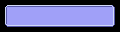

This is a level from a 2D game, rendered from its Tiled map with the project's own tilesets. A one-line summary and the complete map file follow:
An orthogonal 15x4 tile map with 8x8 px tiles, 1 tile layer (BG1).

<map version="1.10" tiledversion="1.10.2" orientation="orthogonal" renderorder="right-down" width="15" height="4" tilewidth="8" tileheight="8" infinite="0" nextlayerid="2" nextobjectid="1">
 <tileset firstgid="1" name="MenuTiles_FE6J" tilewidth="8" tileheight="8" tilecount="11" columns="11">
  <properties>
   <property name="Offset" value="0x2AA0" />
  </properties>
  <image source="../../../../tools/MenuTiles_FE6J.png" width="88" height="8" />
 </tileset>
 <layer id="1" name="BG1" width="15" height="4">
  <properties>
   <property name="Layer" value="1" />
  </properties>
  <data encoding="csv">
1,2,2,2,2,2,2,2,2,2,2,2,2,2,3,
4,5,5,5,5,5,5,5,5,5,5,5,5,5,6,
4,5,5,5,5,5,5,5,5,5,5,5,5,5,6,
7,8,8,8,8,8,8,8,8,8,8,8,8,8,9
</data>
 </layer>
</map>
